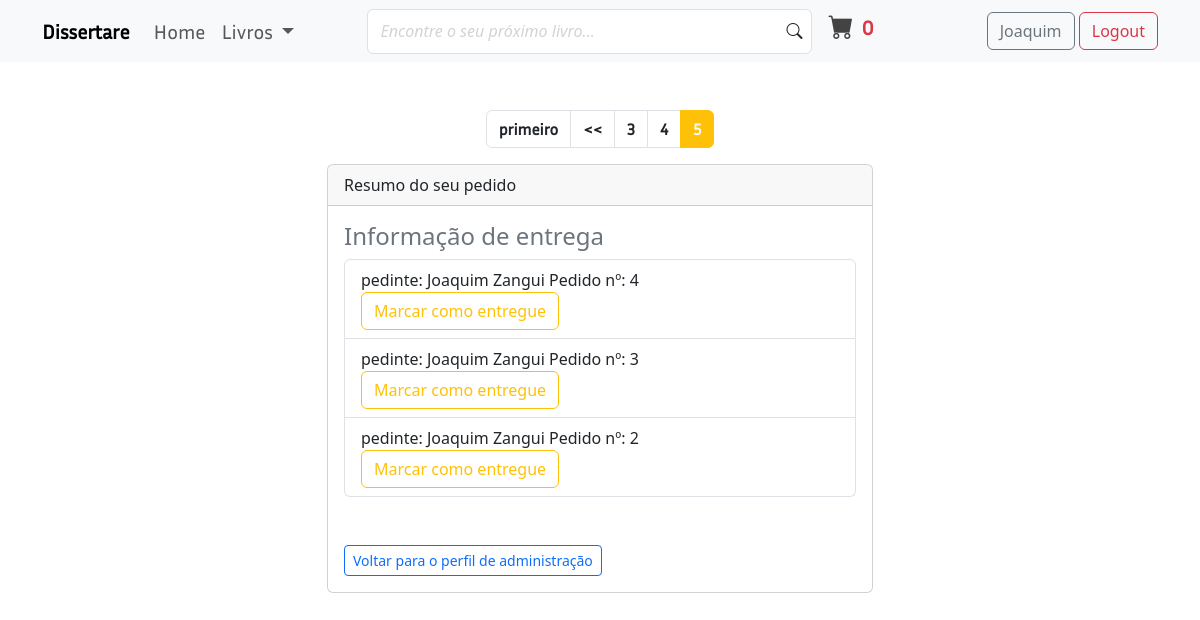
The page /payment/not_shipped_dash/?page=5 (signed in) on the database as committed earlier.
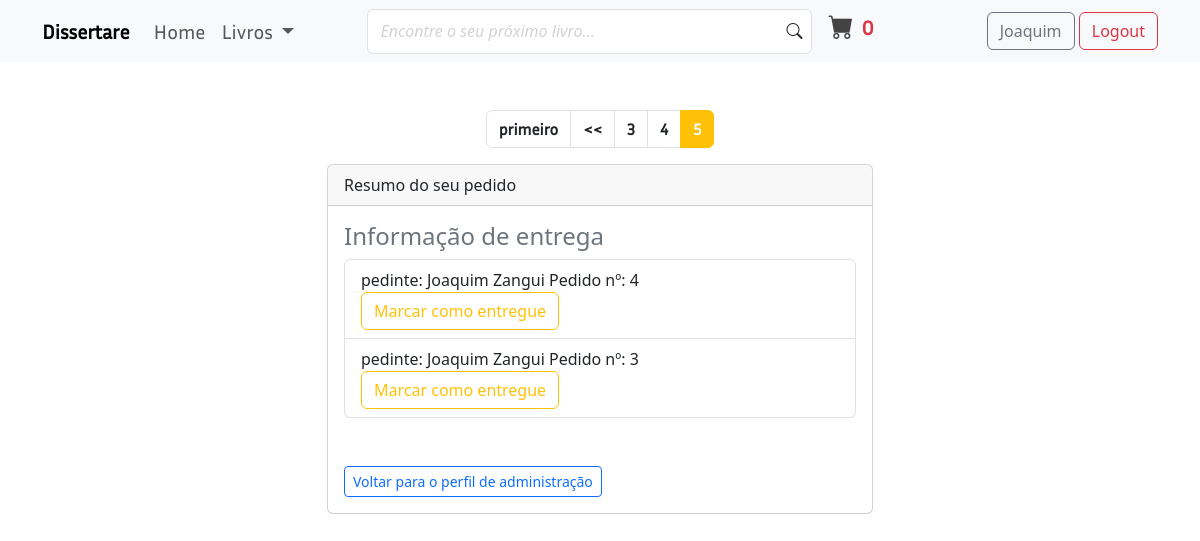
The same page on the database as committed later.
### payment/models.py (models this page shows, shortened)
class Order(models.Model):
    user = models.ForeignKey(User, on_delete=models.CASCADE, null=True, blank=True)
    full_name = models.CharField(max_length=250)
    email = models.EmailField(max_length=250)
    shipping_address = models.TextField(max_length=15000)
    amount_paid = models.DecimalField(max_digits=7, decimal_places=2)
    date_ordered = models.DateTimeField(default=timezone.now)
    shipped = models.BooleanField(default=False)
    date_shipped = models.DateTimeField(blank=True, null=True)

### payment/views.py (the view)
# urls.py: path('not_shipped_dash/', views.not_shipped_dash, name='not-shipped-dash'),
@login_required
def not_shipped_dash(request):
    if request.user.is_superuser:
        orders = Order.objects.filter(shipped=False).order_by('-date_ordered')
        pagtr = Paginator(orders, 5)
        page_number = request.GET.get('page')
        page_obj = pagtr.get_page(page_number)
        return render(request, 'payment/not_shipped_dash.html', {'page_obj': page_obj})
    else:
        messages.warning(request, "Access Denied")
        return redirect('books')

### books/context_processors.py (called while the page is built)
def announcement(request):
    announcement_obj = Announcement_context(request)
    announcements = announcement_obj.announcement.order_by('-date_posted')[:3]
    return {'announcements': announcements}

### cart/cart.py (called while the page is built)
    def __len__(self):
        return len(self.cart)

### cart/context_processors.py (called while the page is built)
def cart(request):
    return {'cart': Cart(request)}

### payment/templates/payment/not_shipped_dash.html (shortened to what this page needs)
{% extends 'books/base.html' %}
{% block main_content %}
    <div class="py-5 container">
        <nav aria-label="Page navigation example">
            <ul class="pagination pagination-md justify-content-center">
                {% if page_obj.has_previous %}
                    <li class="page-item">
                        <a class="page-link text-dark fw-bold" href="?page=1" aria-label="Previous">
                            <span aria-hidden="true">primeiro</span>
                        </a>
                    </li>
                    <li class="page-item">
                        <a class="page-link text-dark fw-bold" href="?page={{page_obj.previous_page_number}}" aria-label="Previous">
                            <span aria-hidden="true"><<</span>
                        </a>
                    </li>
                {% endif %}
                {% for num in page_obj.paginator.page_range %}
                    {% if page_obj.number == num %}
                        <li class="page-item active" aria-current="page"><a class="page-link text-light fw-bold bg-warning border-warning" href="?page={{num}}">{{num}}</a></li>
                    {% elif num > page_obj.number|add:'-3' and num < page_obj.number|add:'3' %}
                        <li class="page-item"><a class="page-link text-dark fw-bold" href="?page={{num}}">{{num}}</a></li>
                    {% endif %}
                {% endfor %}
            </ul>
        </nav>
        <div class="row">
            <div class="col-md-6 offset-md-3">
                <div class="card">
                    <div class="card-header">
                      Resumo do seu pedido
                    </div>
                    <div class="card-body">
                        <h4 class="text-secondary">Informação de entrega</h4>
                        <ul class="list-group">
                            {% for order in page_obj %}
                                <li class="list-group-item">
                                    pedinte: {{order.full_name}} Pedido nº: {{order.id}} <a href="{% url 'not-shipped-to-shipped' order.id %}" class="btn btn-outline-warning">Marcar como entregue</a>
                                </li>
                            {% endfor %}
                        </ul>
                        <br><br>
                        <a href="{% url 'staff-profile' %}" class="btn btn-sm btn-outline-primary">Voltar para o perfil de administração</a>
                    </div>
                </div>
            </div>
        </div>
    </div>
{% endblock %}

Rows that differ between the two databases and show on the page:
no longer on this page (row edited): Order: full_name "Joaquim Zangui", id "2"
